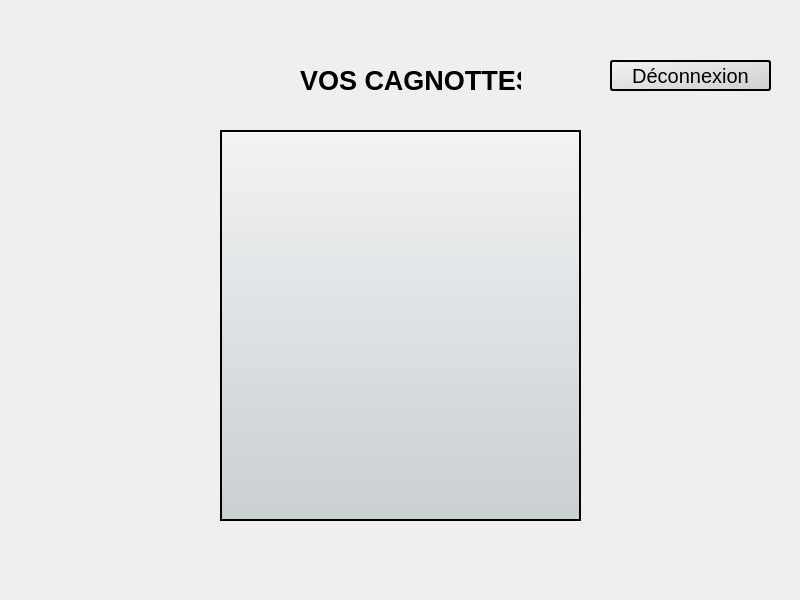
<?xml version="1.0" encoding="UTF-8"?>
<ui version="4.0">
 <class>FenetreVisuCagnotte</class>
 <widget class="QWidget" name="FenetreVisuCagnotte">
  <property name="geometry">
   <rect>
    <x>0</x>
    <y>0</y>
    <width>800</width>
    <height>600</height>
   </rect>
  </property>
  <property name="font">
   <font>
    <family>Helvetica Neue</family>
    <pointsize>15</pointsize>
    <weight>75</weight>
    <bold>true</bold>
   </font>
  </property>
  <property name="windowTitle">
   <string>Form</string>
  </property>
  <property name="styleSheet">
   <string notr="true">QPushButton{ 
border-width: 2px;
    border-radius: 3px;
border-style: solid;
    border-color: black;
background: qlineargradient(spread:pad, x1:1 y1:1, x2:0, y2:0, stop:0 #CFCFCF , stop:1 #F2F2F2);
}
#logo{
border-width: 2px;
    border-radius: 3px;
border-style: none;
background:transparent;
}

QListView {
	background: qlineargradient(spread:pad, x1:0 y1:1, x2:0, y2:0, stop:0 rgba(202, 207, 210,255), stop:1 rgba(242, 243, 244, 255));
	border-color:black; 
	border-style:solid; 
	border-width:2px;
}
QListView::item{
    height: 31px;

}

QListView::item:hover {
    background: #CFCFCF;
}
QListView::item::selected{
	background: qlineargradient(spread:pad, x1:1 y1:1, x2:0, y2:0, stop:0 #98C58E , stop:1 #7FB371);
}</string>
  </property>
  <widget class="QPushButton" name="logo">
   <property name="geometry">
    <rect>
     <x>20</x>
     <y>20</y>
     <width>80</width>
     <height>80</height>
    </rect>
   </property>
   <property name="font">
    <font>
     <family>Helvetica Neue</family>
     <pointsize>15</pointsize>
     <weight>50</weight>
     <bold>false</bold>
    </font>
   </property>
   <property name="cursor">
    <cursorShape>PointingHandCursor</cursorShape>
   </property>
   <property name="toolTip">
    <string>&lt;html&gt;&lt;head/&gt;&lt;body&gt;&lt;p&gt;Retourner au menu&lt;/p&gt;&lt;/body&gt;&lt;/html&gt;</string>
   </property>
   <property name="styleSheet">
    <string notr="true"/>
   </property>
   <property name="text">
    <string/>
   </property>
   <property name="icon">
    <iconset resource="logo.qrc">
     <normaloff>:/new/images/logo.png</normaloff>:/new/images/logo.png</iconset>
   </property>
   <property name="iconSize">
    <size>
     <width>80</width>
     <height>80</height>
    </size>
   </property>
  </widget>
  <widget class="QListView" name="listViewCagnotte">
   <property name="geometry">
    <rect>
     <x>220</x>
     <y>130</y>
     <width>361</width>
     <height>391</height>
    </rect>
   </property>
   <property name="font">
    <font>
     <family>Helvetica Neue</family>
     <pointsize>15</pointsize>
     <weight>50</weight>
     <bold>false</bold>
    </font>
   </property>
   <property name="wordWrap">
    <bool>false</bool>
   </property>
  </widget>
  <widget class="QLabel" name="label">
   <property name="geometry">
    <rect>
     <x>300</x>
     <y>60</y>
     <width>221</width>
     <height>41</height>
    </rect>
   </property>
   <property name="font">
    <font>
     <family>Helvetica Neue</family>
     <pointsize>20</pointsize>
     <weight>75</weight>
     <bold>true</bold>
    </font>
   </property>
   <property name="text">
    <string>VOS CAGNOTTES</string>
   </property>
  </widget>
  <widget class="QPushButton" name="deconnexionButton">
   <property name="geometry">
    <rect>
     <x>610</x>
     <y>60</y>
     <width>161</width>
     <height>31</height>
    </rect>
   </property>
   <property name="font">
    <font>
     <family>Helvetica Neue</family>
     <pointsize>15</pointsize>
     <weight>50</weight>
     <bold>false</bold>
    </font>
   </property>
   <property name="cursor">
    <cursorShape>PointingHandCursor</cursorShape>
   </property>
   <property name="text">
    <string>Déconnexion</string>
   </property>
  </widget>
 </widget>
 <resources>
  <include location="logo.qrc"/>
 </resources>
 <connections/>
</ui>
